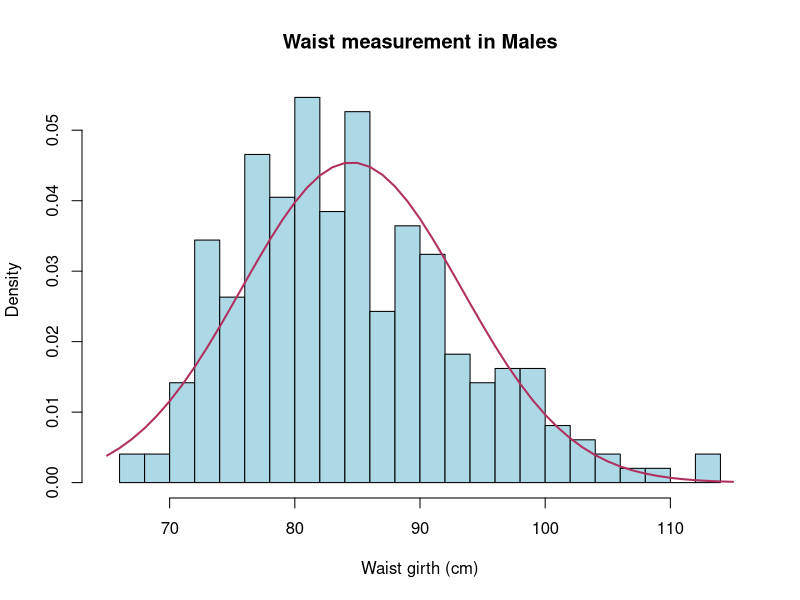
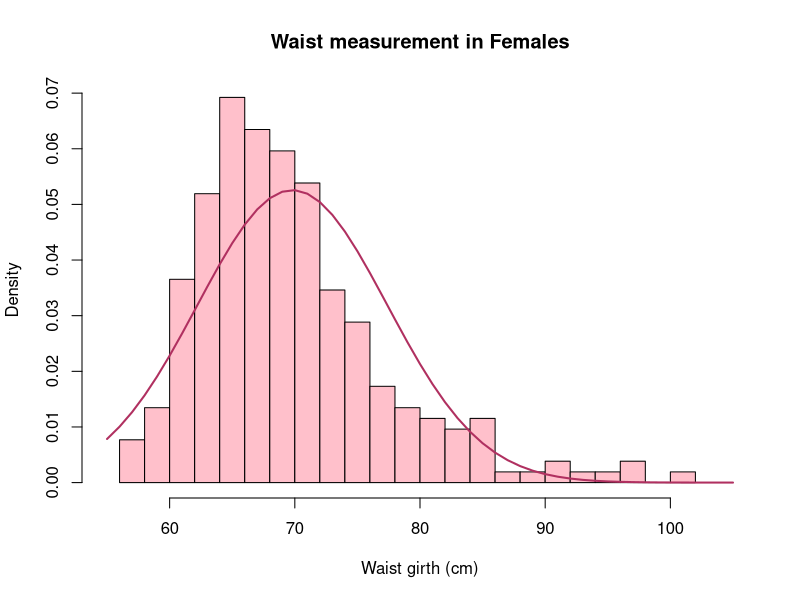

Here is the R script that generated these plots, in order:
## ---- chunk 1
library(forcats)
library(dplyr)
library(ggplot2)
library(readr)
## ---- chunk 2
# Reading in flat file
bdims <- read_csv("bdims.csv")

## ---- chunk 3
# Factoring and labelling 'Sex' variable to better understand the information
bdims$sex <- bdims$sex %>% as.factor() %>% fct_recode("Female"="0", "Male"="1")

# Creating a manageable dataframe for the chosen variable (Waist girth measured at the narrowest part of torso below the rib cage as average of contracted and relaxed position)
df <- data.frame(Age = bdims$age, Sex = bdims$sex, Height = bdims$hgt, Weight = bdims$wgt, Waist = bdims$wai.gi)

# Summarising the mean, median, min, max, standard deviation, first and third quartile, count and missing count of the waistngirth data for males and females
df %>% group_by(Sex) %>% summarise(
Min = min(Waist,na.rm = TRUE),
Max = max(Waist,na.rm = TRUE),
Median = median(Waist, na.rm = TRUE),
Mean = mean(Waist, na.rm = TRUE),
SD = sd(Waist, na.rm = TRUE), 
Q1 = quantile(Waist,probs = .25,na.rm = TRUE),
Q3 = quantile(Waist,probs = .75,na.rm = TRUE),
Count = n(), 
Missing = sum(is.na(Waist)))

## ---- chunk 4
# Data frames to group Male and Female data for easier manipulation and visualisation
df_male <- df %>% filter(Sex == "Male")
df_female <- df %>% filter(Sex == "Female")

# Assigning variables for Men's and Women's mean and sd for calculating the normal distribution
male_mean <- mean(df_male$Waist)
male_sd <- sd(df_male$Waist)
female_mean <- mean(df_female$Waist)
female_sd <- sd(df_female$Waist)

# Histogram of Men's waist girth in centimeters with a normal distribution overlay
hist(df_male$Waist, probability = TRUE, xlab = "Waist girth (cm)", main = "Waist measurement in Males", col = "lightblue", xlim = c(65,115), breaks = 20)
x <- c(65:115)
y <- dnorm(x = x, mean = male_mean, sd = male_sd)
lines(x = x, y = y, col = "maroon", lwd=2)

# Histogram of Women's waist girth in centimeters with a normal distribution overlay
hist(df_female$Waist, probability = TRUE, xlab = "Waist girth (cm)", main = "Waist measurement in Females", col = "pink", xlim = c(55,105), breaks = 20)
x <- c(55:105)
y <- dnorm(x = x, mean = female_mean, sd = female_sd)
lines(x = x, y = y, col = "maroon", lwd =2)
